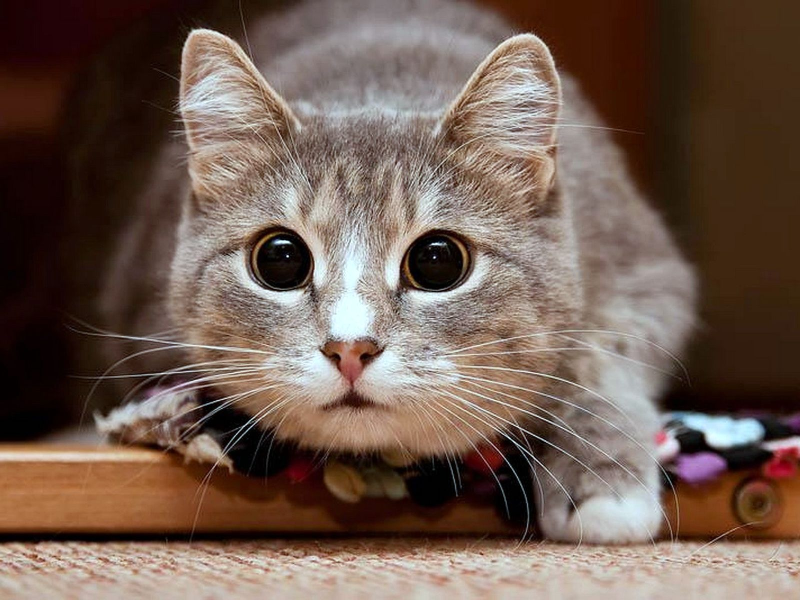
#> input picture input.jpg, 1600 x 1200 px (shown at 1/2 size)
$ python main.py
#> lines starting #> are read from the running program, lines starting #| are printed output that depends on the picture
import cv2
import numpy as np

img = cv2.imread('input.jpg') #Назначаем изображение
#> img is the input picture: shape (1200, 1600, 3); mean B, G, R 80.9, 92, 112.4
img = cv2.resize(img, (500, 500)) #Изменение размера
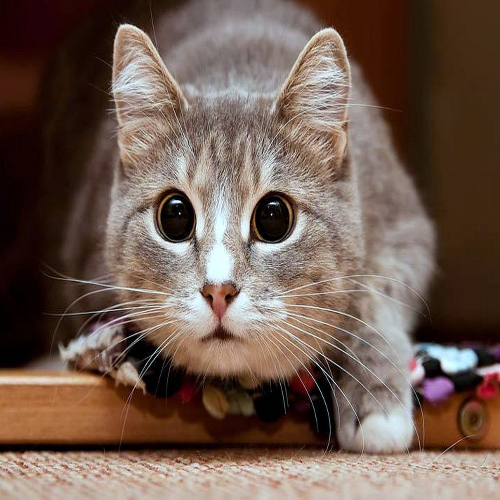
#> img: shape (500, 500, 3); mean B, G, R 80.8, 91.9, 112.3
#img = cv2.GaussianBlur(img, (5,5), 0) #Размытие

img = cv2.cvtColor(img, cv2.COLOR_BGR2GRAY) #Изменение цвета/слоёв
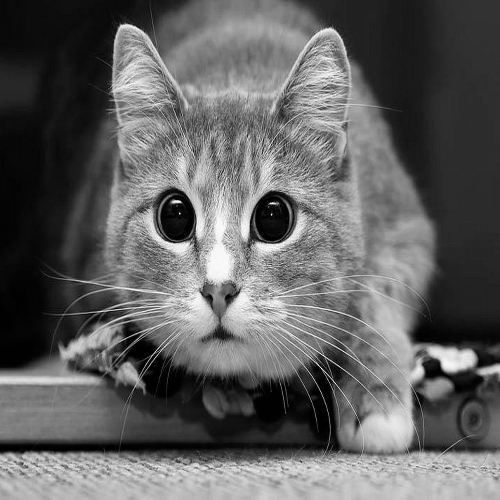
#> img: shape (500, 500); min 0, max 252, mean 96.7

#img = cv2.Canny(img, 100, 100) #Создание углов

one = np.ones((4, 4)) #Создаём матрицу
img = cv2.dilate(img, one, iterations=2) #Обводка
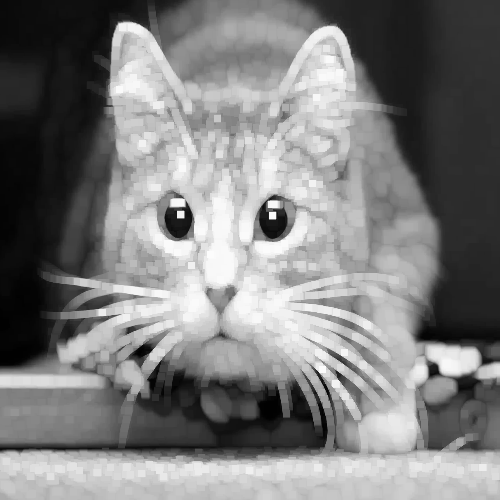
#> img: shape (500, 500); min 1, max 252, mean 125.7

cv2.imshow('Cat', img) #Показываем изображение с именем

print(img.shape) #разрешение + слои
#| (500, 500)
cv2.waitKey(0) #Время которое будет открыта картинка. 0 - всегда
